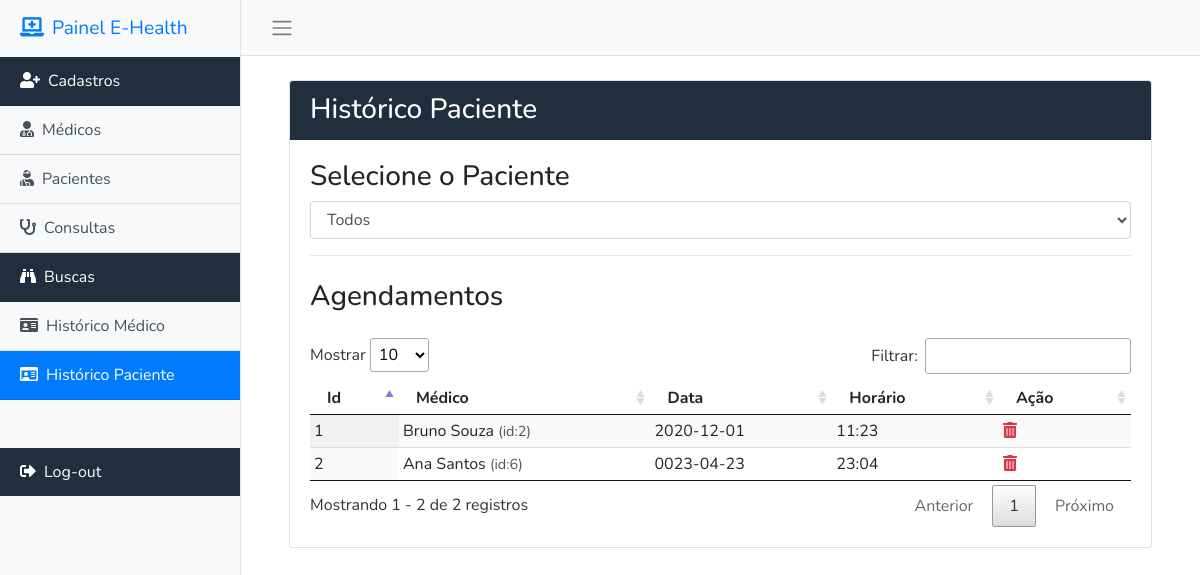
The app's page /historicoPaciente.php (signed in) with its own data.
### tables this page shows
CREATE TABLE `tbconsultas` (
  `consulta` int NOT NULL,
  `medico_FK` int NOT NULL,
  `paciente_FK` int NOT NULL,
  `horario` varchar(7) NOT NULL,
  `data` date NOT NULL
);

CREATE TABLE `tbmedicos` (
  `medico` int NOT NULL,
  `nome` varchar(100) NOT NULL,
  `CRM` varchar(20) NOT NULL,
  `especialidade_FK` int NOT NULL,
  `data_cadastro` date NOT NULL
);

### historicoPaciente.php (the view, shortened to what this page needs)
<?php
  include 'php/conn.php';
  $buscaID = $_GET['id'];
  if(!is_null($buscaID) && $buscaID >= 0){
    $sqlBusca = "SELECT consulta, medico_FK, paciente_FK, horario, data, medico, nome
    FROM `tbconsultas`, `tbmedicos`
    WHERE `medico_FK` = `medico` and `paciente_FK` =" . $buscaID;
    $selecionaTodos = false;
  } else {
    $sqlBusca = "SELECT consulta, medico_FK, paciente_FK, horario, data, medico, nome
    FROM `tbconsultas`, `tbmedicos`
    WHERE `medico_FK` = `medico`";
    $buscaID = -1;
  }
  include 'topSite.php';
  function is_selected($valor, $ref) {
    if ($valor == $ref) {
      return "selected";
    } else {
      return "";
    }
  }
?>
<div class="container-fluid pr-5 pl-5">
  <div class="card mt-4 mb-4">
    <div class="card-header bg-dark text-white">
      <h3 class="card-title m-0">Histórico Paciente</h3>
    </div>
    <div class="card-body">
      <h3>Selecione o Paciente</h3>
    <form action="historicoPaciente.php" method="post">
        <div class="form-group ">
        <select class="form-control" id="historicoPaciente">
            <option value="-1" <?=is_selected(-1, $buscaID)?>>Todos</option>
</select>
        </div>
    </form>
      <hr class="mt-3">
      <h3 class="card-title mt-4 mb-4">Agendamentos</h3>
      <table id="tbHistorico" class="display compact nowrap" style="width:100%">
        <thead>
          <tr>
            <th>Id</th>
            <th>Médico</th>
            <th>Data</th>
            <th>Horário</th>
            <th>Ação</th>
          </tr>
        </thead>
           <tbody>
        <?php
        $result = $conn->query($sqlBusca);
        while($row = $result->fetch_assoc()){
          $idconsulta = $row["consulta"];
          $nomemedico = $row["nome"];
          $idmedico = $row["medico"];
          $horario = $row["horario"];
          $data = $row["data"];
          echo "<TR><TD>$idconsulta</TD><TD>$nomemedico <span class='idsTable'>(id:$idmedico)</span></TD><TD>$data</TD><TD>$horario</TD>
          <TD><i redirect='php/deleteScripts.php?tabela=tbconsultas&src=Paciente&id=$idconsulta' class='fas fa-trash-alt text-danger' onclick='dialogDelete(this)' style='cursor:pointer'></i></TD></TD></TR>";
        }
        ?>
          </tbody>
      </table>
    </div>
  </div>
</div>
</div>
</div>
</body>
</html>

### css/main.css (style rules this page uses)
* { font-family: 'Nunito', sans-serif; }
.bg-dark { background-color:#202e3d!important; }
.idsTable { font-size:0.9rem; color:#555; }

### records on screen
tbconsultas: consulta "1", tbmedicos.nome "Bruno Souza", tbmedicos.medico "2", data "2020-12-01", horario "11:23"
tbconsultas: consulta "2", tbmedicos.nome "Ana Santos", tbmedicos.medico "6", data "0023-04-23", horario "23:04"
